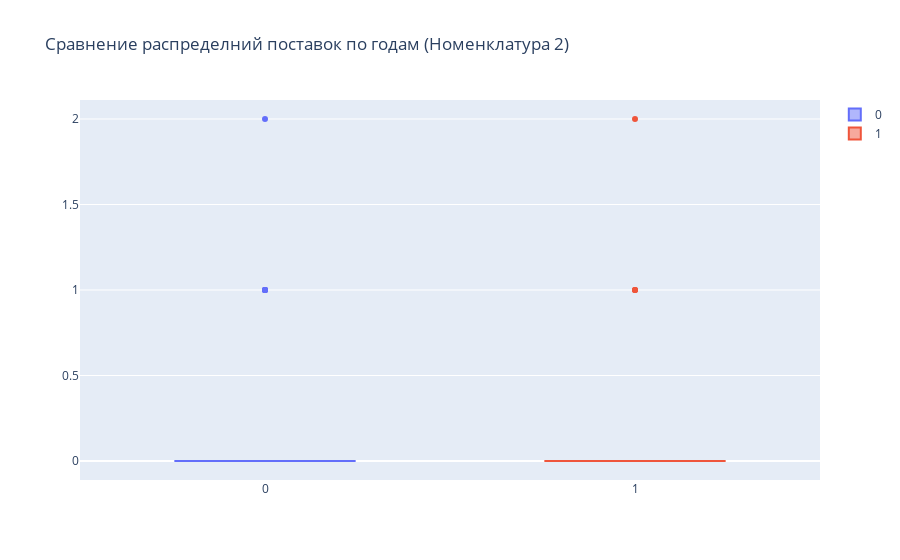

Notebook code cell kept with this figure:
### Markdown cell above
Распределение не является распределнием Гаусса. Продолговатый правый сдвиг указывает на экспоненциальное распределение.

### Code cell
weeks = pd.concat([pd.DataFrame(x[1].values) for x in groups], axis = 1)
weeks = pd.DataFrame(weeks)
print(len(weeks.columns))
weeks.columns = range(0,len(weeks.columns))

box_fig_years = go.Figure()
for i in range(0, len(weeks.columns)):
    box_fig_years.add_trace(go.Box(y=weeks[i], name=str(i)))
box_fig_years.update_layout(title_text="Сравнение распределний поставок по годам (Номенклатура 2)")
box_fig_years.show()

### Figure 1 — Plotly figure (JSON) as saved in the notebook; plotly's stock layout.template omitted (floating-point values rounded to 4 significant figures)
{"data": [{"name": "0", "type": "box", "y": [1, 0, 0, 1, 0, 0, 0, 0, 0, 1, 0, 0, 1, 0, 0, 0, 0, 0, 0, 0, 0, 0, 0, 0, 0, 0, 0, 0, 0, 0, 0, 0, 2, 0, 1, 1, 0, 0, 0]}, {"name": "1", "type": "box", "y": [0, 2, 0, 0, 0, 0, 0, 0, 0, 0, 1, 0, 0, 1, 0, 0, 1, 0, 0, 0, 0, 0, 0, 0, 0, null, null, null, null, null, null, null, null, null, null, null, null, null, null]}], "layout": {"title": {"text": "Сравнение распределний поставок по годам (Номенклатура 2)"}}}
